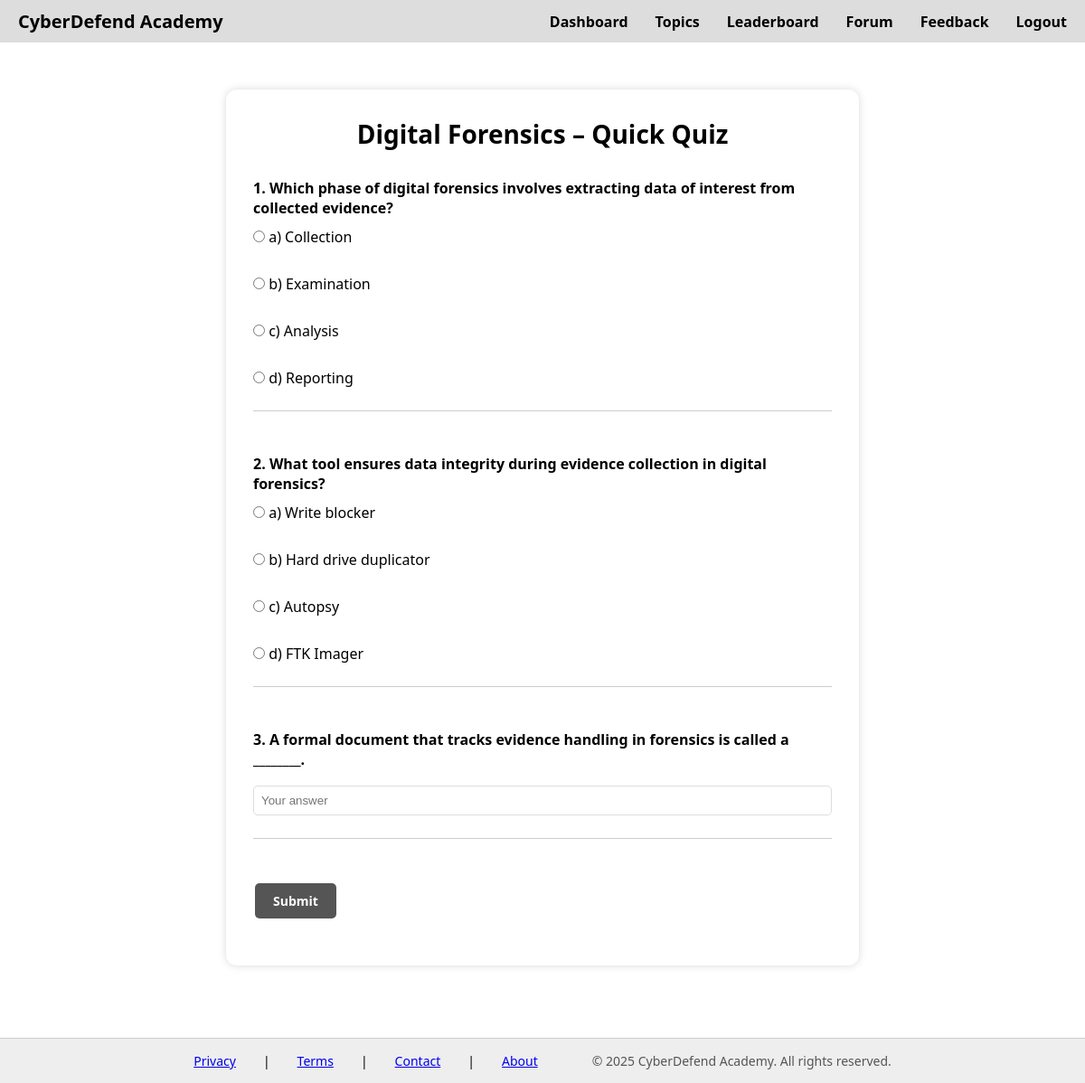
/CyberDefend/forensics_quiz.php, run on the app's committed database.
### tables this page shows
CREATE TABLE IF NOT EXISTS quiz_questions (
  id int(11) NOT NULL AUTO_INCREMENT,
  topic_id int(11) NOT NULL,
  question_type enum('mcq','fill') NOT NULL DEFAULT 'mcq',
  question text NOT NULL,
  option_a varchar(255) DEFAULT NULL,
  option_b varchar(255) DEFAULT NULL,
  option_c varchar(255) DEFAULT NULL,
  option_d varchar(255) DEFAULT NULL,
  correct_answer varchar(255) DEFAULT NULL,
  explanation text DEFAULT NULL,
  PRIMARY KEY (id),
  KEY topic_id (topic_id)
);

### CyberDefend/forensics_quiz.php (the view, shortened to what this page needs)
<?php
require_once 'db.php';
$topic_id = 5;
$questions = [];
$stmt = $conn->prepare("SELECT * FROM quiz_questions WHERE topic_id = ? ORDER BY id ASC");
$stmt->bind_param("i", $topic_id);
$stmt->execute();
$result = $stmt->get_result();
while ($row = $result->fetch_assoc()) {
    $questions[] = $row;
}
?>
<!DOCTYPE html>
<html lang="en">
<head>
  <link rel="stylesheet" href="style.css" />
</head>
<body>
<?php include 'header.php'; ?>
<main>
  <div class="quiz-container">
    <h2>Digital Forensics – Quick Quiz</h2>
    <form id="quizForm">
      <?php
      $qNum = 1;
      foreach ($questions as $q):
        $qid = "q$qNum";
        $type = $q['question_type'];
        $correct = htmlspecialchars(strtolower($q['correct_answer']));
        $explanation = htmlspecialchars($q['explanation']);
      ?>
      <div class="question" data-correct-answer="<?= $correct ?>" data-explanation="<?= $explanation ?>">
        <p><?= $qNum ?>. <?= htmlspecialchars($q['question']) ?></p>
        <?php if ($type === 'mcq'): ?>
          <label><input type="radio" name="<?= $qid ?>" value="a"> a) <?= htmlspecialchars($q['option_a']) ?></label><br>
          <label><input type="radio" name="<?= $qid ?>" value="b"> b) <?= htmlspecialchars($q['option_b']) ?></label><br>
          <label><input type="radio" name="<?= $qid ?>" value="c"> c) <?= htmlspecialchars($q['option_c']) ?></label><br>
          <label><input type="radio" name="<?= $qid ?>" value="d"> d) <?= htmlspecialchars($q['option_d']) ?></label>
        <?php elseif ($type === 'fill'): ?>
          <input type="text" name="<?= $qid ?>" class="quiz-input" placeholder="Your answer">
        <?php endif; ?>
      </div>
      <br>
      <?php
      $qNum++;
      endforeach;
      ?>
      <button type="button" class="btn" onclick="checkAnswers()">Submit</button>
    </form>
  </div>
</main>
<footer>
  <a href="privacy.php">Privacy</a> |
  <a href="terms.php">Terms</a> |
  <a href="contact.php">Contact</a> |
  <a href="about.php">About</a>
</footer>
</body>
</html>

### CyberDefend/style.css (style rules this page uses)
* { margin: 0; padding: 0; box-sizing: border-box; }
body, html { font-family: 'Segoe UI', Tahoma, Geneva, Verdana, sans-serif; height: 100%; display: flex; flex-direction: column; color: black; background: url('images/cyber-security.jpg') no-repeat center center fixed; background-size: cover; }
.btn { padding: 10px 20px; background-color: #555; color: white; text-align: center; text-decoration: none; font-weight: bold; border: none; border-radius: 5px; display: inline-block; font-family: 'Segoe UI', Tahoma, Geneva, Verdana, sans-serif; }
main { flex: 1; padding-bottom: 30px; }
footer { display: flex; justify-content: center; gap: 30px; padding: 15px; background-color: #eee; border-top: 1px solid #ccc; font-size: 14px; position: relative; }
footer::after { content: "© 2025 CyberDefend Academy. All rights reserved."; margin-left: 30px; color: #555; }
.quiz-container { max-width: 700px; margin: 50px auto; padding: 30px; background-color: #fff; border-radius: 12px; box-shadow: 0 0 10px rgba(0, 0, 0, 0.15); }
.quiz-container h2 { text-align: center; font-size: 28px; margin-bottom: 30px; }
.question { margin-bottom: 25px; font-size: 16px; }
.question p { font-weight: bold; margin-bottom: 10px; }
.question label { display: block; margin-bottom: 8px; }
.quiz-input { width: 100%; padding: 8px; margin-top: 8px; border-radius: 5px; border: 1px solid #ddd; }
.btn { padding: 10px 20px; background-color: #555; color: white; text-align: center; text-decoration: none; font-weight: bold; border: none; border-radius: 5px; cursor: pointer; }
html, body { height: 100%; margin: 0; padding: 0; }
.question { margin-bottom: 25px; padding-bottom: 15px; border-bottom: 1px solid #ccc; }
button { padding: 6px 12px; margin: 2px; border: none; border-radius: 6px; cursor: pointer; transition: 0.3s ease; font-size: 14px; }

### data on the page
quiz_questions: question "Which phase of digital forensics involves extracting data of interest from collected evidence?", option_a "Collection", option_b "Examination", option_c "Analysis", option_d "Reporting"
quiz_questions: question "What tool ensures data integrity during evidence collection in digital forensics?", option_a "Write blocker", option_b "Hard drive duplicator", option_c "Autopsy", option_d "FTK Imager"
quiz_questions: question "A formal document that tracks evidence handling in forensics is called a ________."
